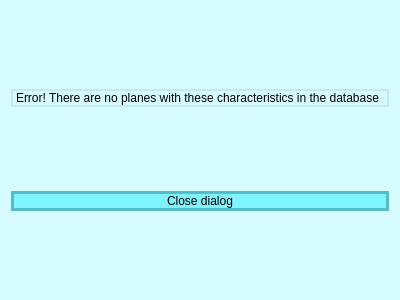
<?xml version="1.0" encoding="UTF-8"?>
<ui version="4.0">
 <class>Dialog</class>
 <widget class="QDialog" name="Dialog">
  <property name="geometry">
   <rect>
    <x>0</x>
    <y>0</y>
    <width>400</width>
    <height>300</height>
   </rect>
  </property>
  <property name="windowTitle">
   <string>Dialog</string>
  </property>
  <property name="styleSheet">
   <string notr="true">background-color: hsl(185, 100%, 92%);</string>
  </property>
  <layout class="QVBoxLayout" name="verticalLayout">
   <item>
    <spacer name="verticalSpacer">
     <property name="orientation">
      <enum>Qt::Vertical</enum>
     </property>
     <property name="sizeHint" stdset="0">
      <size>
       <width>20</width>
       <height>40</height>
      </size>
     </property>
    </spacer>
   </item>
   <item>
    <widget class="QLabel" name="ErrorDialogLabel">
     <property name="styleSheet">
      <string notr="true">border: 2px solid hsl(185, 50%, 85%);</string>
     </property>
     <property name="text">
      <string>Error! There are no planes with these characteristics in the database</string>
     </property>
    </widget>
   </item>
   <item>
    <spacer name="verticalSpacer_3">
     <property name="orientation">
      <enum>Qt::Vertical</enum>
     </property>
     <property name="sizeHint" stdset="0">
      <size>
       <width>20</width>
       <height>40</height>
      </size>
     </property>
    </spacer>
   </item>
   <item>
    <widget class="QPushButton" name="CloseDialogButton">
     <property name="styleSheet">
      <string notr="true">
QPushButton {
	border: 3px solid hsl(185, 50%, 55%);
	background-color: hsl(185, 100%, 75%);
}
QPushButton:hover {
	background-color : hsl(185, 100%, 45%);
	border: 3p solid hsl(185 ,50%, 15%);
}</string>
     </property>
     <property name="text">
      <string>Close dialog</string>
     </property>
    </widget>
   </item>
   <item>
    <spacer name="verticalSpacer_2">
     <property name="orientation">
      <enum>Qt::Vertical</enum>
     </property>
     <property name="sizeHint" stdset="0">
      <size>
       <width>20</width>
       <height>40</height>
      </size>
     </property>
    </spacer>
   </item>
  </layout>
 </widget>
 <resources/>
 <connections/>
</ui>
